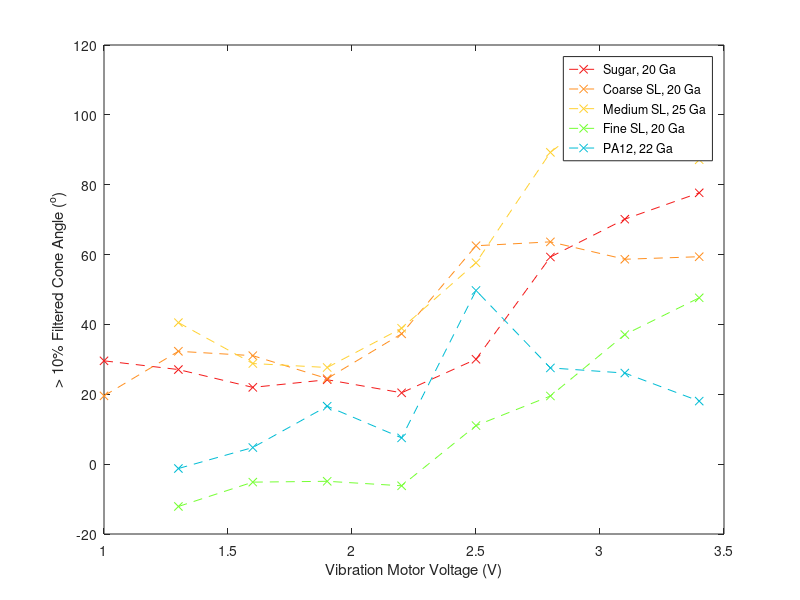
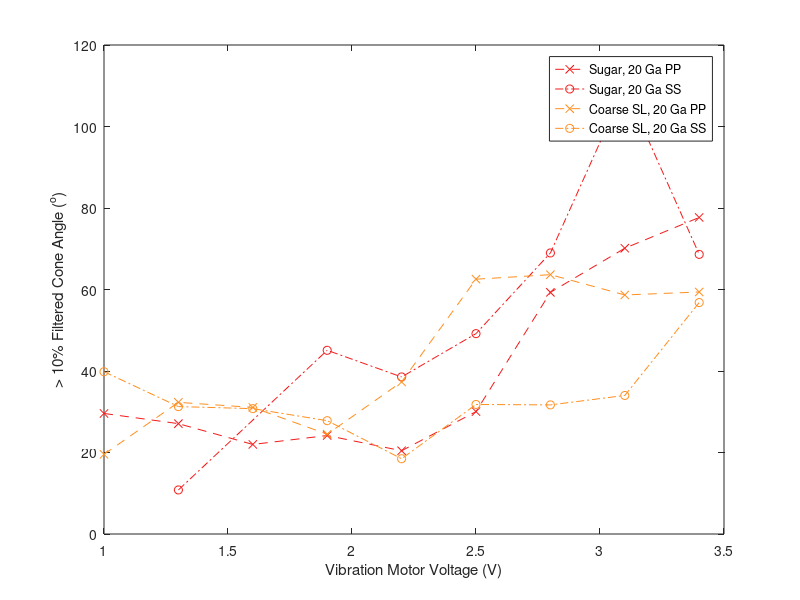

MATLAB code to generate these figures, in order:
% UPDATED (manual) cone angle plotting to correct messy data

Vlist = [1 1.3 1.6 1.9 2.2 2.5 2.8 3.1 3.4];
% measured angles for 90% threshold, saved in excel sheet with notes on auto
% vs manual fitting to detected edges
SLCa = [19.55	32.31	31.06	24.49	37.32	62.53	63.64	58.66	59.39];
SLMa = [40.52	28.81	27.67	38.9	57.66	89.26	105.76	87.15];
SLFa = [-12.12	-5.15	-4.91	-6.19	11.03	19.51	37.09	47.62];
PAa = [-1.25	4.76	16.59	7.52	49.72	27.55	26.08	18.05];
Sa = [29.58	27.08	21.98	24.17	20.43	30.03	59.3	70.13	77.68];
SLCaSS = [39.82 31.27 30.76 27.81 18.47 31.79 31.68 34 56.8];
SaSS = [10.81 45.08 38.54 49.17 68.97 109.67 68.62]; % no 1 or 1.6V

figure(1)
plot(Vlist,Sa,'--x','DisplayName','Sugar, 20 Ga','Color',"#f31a1a")
hold on
plot(Vlist,SLCa,'--x','DisplayName','Coarse SL, 20 Ga','Color',"#ff8f20")
plot(Vlist(2:end),SLMa,'--x','DisplayName','Medium SL, 25 Ga','Color',"#FFD133")
plot(Vlist(2:end),SLFa,'--x','DisplayName','Fine SL, 20 Ga','Color',"#75FF33")
plot(Vlist(2:end),PAa,'--x','DisplayName','PA12, 22 Ga','Color',"#00BCD4")
xlabel('Vibration Motor Voltage (V)')
ylabel('> 10% Filtered Cone Angle (^o)')
legend('Location','best')
% ylim([])
% xlim([0 3.5]) % ugly

sugarSSV = [1.3 1.9 2.2 2.5 2.8 3.1 3.4];
figure(2)
plot(Vlist,Sa,'--x','DisplayName','Sugar, 20 Ga PP','Color',"#f31a1a")
hold on
plot(sugarSSV,SaSS,'-.o','DisplayName','Sugar, 20 Ga SS','Color',"#f31a1a")
plot(Vlist,SLCa,'--x','DisplayName','Coarse SL, 20 Ga PP','Color',"#ff8f20")
plot(Vlist,SLCaSS,'-.o','DisplayName','Coarse SL, 20 Ga SS','Color',"#ff8f20")
xlabel('Vibration Motor Voltage (V)')
ylabel('> 10% Filtered Cone Angle (^o)')
legend('Location','best')
ylim([0 120])
% xlim([0  3.5]) % ugly

% Here for reference to copy from
% plotcolors = [
%     "1_0", "#fa6beb"; "1_3", "#f31a1a"; "1_6", "#ff8f20"; ...
%     "1_9", "#FFD133"; "2_2", "#75FF33"; "2_5", "#00BCD4"; ...
%     "2_8", "#00796B"; "3_1", "#003DA5"; "3_4", "#7B1FA2"; ...
%     ];
